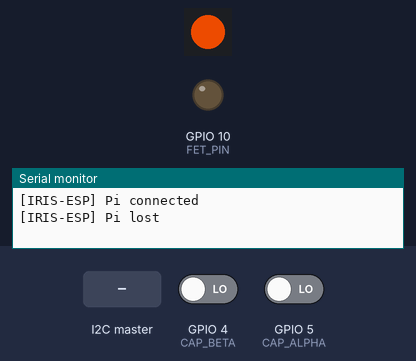
The sketch below on a simulated ESP32-S3. On the bench: 1 RGB LEDs in strip order, left to right, output pins drawn as LEDs (lit = HIGH), the last lines printed to the serial monitor. The inputs (shaded band) are chosen by the test bench; at power-on: GPIO 4 (CAP_BETA) LOW, GPIO 5 (CAP_ALPHA) LOW. Dim RGB values are drawn brighter than linear; the strip is taken to match the declared colour order.

Above: at 12.4 s.
12.5 s: the I2C master sends the byte 1
At 13.39 s:
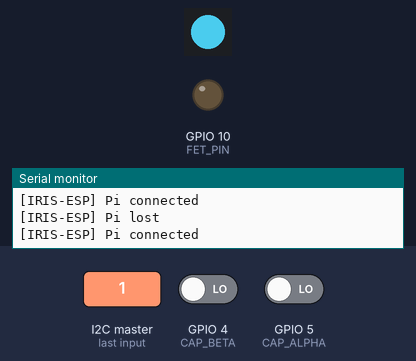
At 14.98 s:
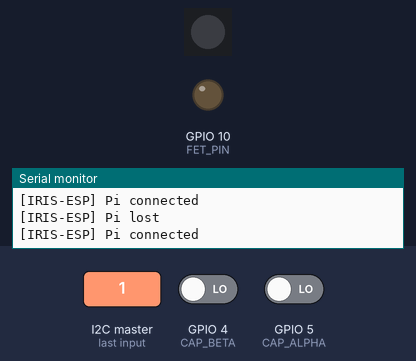
Timing chart, 0 to 22.0 s (numbered marks = the images above; inputs shaded):
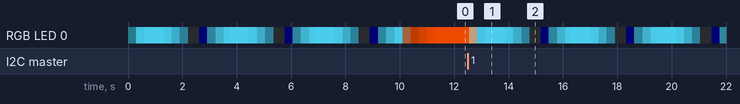

The sketch:

IRIS-ESP.ino
```cpp
#include <Wire.h>
#include <Adafruit_NeoPixel.h>
#include <IRremote.hpp>
#include <esp_task_wdt.h>

// ── Pin definitions ───────────────────────────────────────────────────────────
#define CAP_ALPHA   5
#define CAP_BETA    4
#define RGB_PIN     2
#define IR_RX_PIN   9
#define FET_PIN     10
#define IR_TX_PIN   21
#define I2C_SDA     6
#define I2C_SCL     7
#define I2C_ADDR    0x42

// ── Timing ────────────────────────────────────────────────────────────────────
#define DEBOUNCE_MS          35
#define HOLD_STEP_MS         10
#define CONNECTION_TIMEOUT_MS 10000 // Increased to 10s to survive Pi "Spawn" lag
#define WDT_TIMEOUT_S        5      // 5s Watchdog
#define FADE                 0.12f

Adafruit_NeoPixel rgb(1, RGB_PIN, NEO_RGB + NEO_KHZ800);

// ── Registers ─────────────────────────────────────────────────────────────────
volatile uint8_t  reg_r = 80, reg_g = 220, reg_b = 255, reg_mode = 1;
volatile uint8_t  reg_fet = 0, reg_ir_tx = 0;
volatile uint32_t last_i2c_ms = 0;
volatile uint8_t  reg_status = 0, reg_events = 0, reg_ir_rx = 0;
volatile uint8_t  reg_alpha_hold = 0, reg_beta_hold = 0;
volatile uint8_t  request_reg = 0x00;

float cur_r = 0, cur_g = 0, cur_b = 0;
float tgt_r = 0, tgt_g = 0, tgt_b = 0;
bool  was_connected = false;

// ── Debounce ──────────────────────────────────────────────────────────────────
struct Input {
    uint8_t pin;
    bool raw_last = false, stable = false, stable_prev = false;
    uint32_t last_change = 0, hold_start = 0;
    uint16_t hold_ms = 0;
};
Input alpha_btn { CAP_ALPHA };
Input beta_btn  { CAP_BETA  };

void updateInput(Input &in, uint32_t now) {
    bool raw = digitalRead(in.pin);
    if (raw != in.raw_last) { in.raw_last = raw; in.last_change = now; }
    if ((now - in.last_change) >= DEBOUNCE_MS) in.stable = raw;
    if (in.stable != in.stable_prev) {
        if (in.stable) in.hold_start = now;
        else in.hold_ms = 0;
        in.stable_prev = in.stable;
    }
    in.hold_ms = in.stable ? (uint16_t)(now - in.hold_start) : 0;
}

// ── I2C handlers ─────────────────────────────────────────────────────────────
void onReceive(int len) {
    if (!Wire.available()) return;
    last_i2c_ms = millis();

    uint8_t first_byte = Wire.read();
    // Register Guard: The only software fix we actually need
    request_reg = (first_byte > 0x0F) ? 0x00 : first_byte;

    while (Wire.available()) {
        uint8_t val = Wire.read();
        switch (request_reg) {
            case 0x01: reg_r = val; break;
            case 0x02: reg_g = val; break;
            case 0x03: reg_b = val; break;
            case 0x04: reg_mode = val; break;
            case 0x05: reg_fet = val; break;
            case 0x06: reg_ir_tx = val; break;
        }
        request_reg++;
    }
}

void onRequest() {
    switch (request_reg) {
        case 0x00: Wire.write(reg_status); break;
        case 0x07: Wire.write(reg_ir_rx); break;
        case 0x09: Wire.write(reg_events); reg_events = 0; break;
        default:   Wire.write(0x00); break;
    }
}

// ── Setup ─────────────────────────────────────────────────────────────────────
void setup() {
    Serial.begin(115200);

    // Watchdog: If the I2C hardware truly hangs the CPU, we reboot.
    // Watchdog: New v3.x syntax using the config struct
    esp_task_wdt_config_t twdt_config = {
        .timeout_ms = WDT_TIMEOUT_S * 1000,
        .idle_core_mask = (1 << portNUM_PROCESSORS) - 1,
        .trigger_panic = true,
    };
    esp_task_wdt_init(&twdt_config);
    esp_task_wdt_add(NULL);

    pinMode(CAP_ALPHA, INPUT_PULLDOWN);
    pinMode(CAP_BETA,  INPUT_PULLDOWN);
    pinMode(FET_PIN,   OUTPUT);
    analogWrite(FET_PIN, 0);

    Wire.setPins(I2C_SDA, I2C_SCL);
    // Setting 400kHz filter makes the ESP more tolerant of Pi speed jitter
    Wire.begin(I2C_ADDR, I2C_SDA, I2C_SCL, 400000);
    Wire.onReceive(onReceive);
    Wire.onRequest(onRequest);

    rgb.begin();
    rgb.setBrightness(200);
    rgb.show();

    IrReceiver.begin(IR_RX_PIN, DISABLE_LED_FEEDBACK);
    IrSender.begin(IR_TX_PIN);
    last_i2c_ms = millis();
}

// ── Loop ──────────────────────────────────────────────────────────────────────
void loop() {
    esp_task_wdt_reset(); // Feed the dog
    uint32_t now = millis();

    bool connected = (now - last_i2c_ms) < CONNECTION_TIMEOUT_MS;
    if (connected != was_connected) {
        Serial.println(connected ? "[IRIS-ESP] Pi connected" : "[IRIS-ESP] Pi lost");
        was_connected = connected;
    }

    // ── Inputs ────────────────────────────────────────────────────────────────
    bool alpha_prev = alpha_btn.stable, beta_prev = beta_btn.stable;
    updateInput(alpha_btn, now);
    updateInput(beta_btn,  now);

    uint8_t new_status = 0, new_events = 0;
    if (alpha_btn.stable) new_status |= 0x01;
    if (beta_btn.stable)  new_status |= 0x02;

    if (alpha_btn.stable && !alpha_prev) new_events |= 0x01;
    if (beta_btn.stable  && !beta_prev)  new_events |= 0x04;

    reg_status     = new_status;
    reg_events    |= new_events;
    reg_alpha_hold = (uint8_t)min((int)(alpha_btn.hold_ms / HOLD_STEP_MS), 255);
    reg_beta_hold  = (uint8_t)min((int)(beta_btn.hold_ms  / HOLD_STEP_MS), 255);

    // ── IR & FET ──────────────────────────────────────────────────────────────
    if (IrReceiver.decode()) { reg_ir_rx = IrReceiver.decodedIRData.command; IrReceiver.resume(); }
    if (reg_ir_tx != 0) { IrSender.sendNEC(0x00, reg_ir_tx, 0); reg_ir_tx = 0; }
    analogWrite(FET_PIN, reg_fet);

    // ── LED target ────────────────────────────────────────────────────────────
    if (!connected) {
        float b = (sinf((now / 1000.0f) * 1.2f) + 1.0f) / 2.0f;
        b = b * b * (3.0f - 2.0f * b);
        tgt_r = 255 * b; tgt_g = 80 * b; tgt_b = 0;
    } else {
        switch (reg_mode) {
            case 0: tgt_r = reg_r; tgt_g = reg_g; tgt_b = reg_b; break;
            case 1: {
                float b = (sinf(now * 0.002f) + 1.0f) / 2.0f;
                b = b * b * (3.0f - 2.0f * b);
                tgt_r = reg_r * b; tgt_g = reg_g * b; tgt_b = reg_b * b;
                break;
            }
            case 2: {
                bool on = ((now / 500) % 2) != 0;
                tgt_r = on ? reg_r : 0; tgt_g = on ? reg_g : 0; tgt_b = on ? reg_b : 0;
                break;
            }
            case 3: tgt_r = tgt_g = tgt_b = 0; break;
        }
    }

    cur_r += (tgt_r - cur_r) * FADE;
    cur_g += (tgt_g - cur_g) * FADE;
    cur_b += (tgt_b - cur_b) * FADE;

    static uint8_t lr, lg, lb;
    uint8_t or8 = (uint8_t)cur_r, og8 = (uint8_t)cur_g, ob8 = (uint8_t)cur_b;
    if (or8 != lr || og8 != lg || ob8 != lb) {
        rgb.setPixelColor(0, rgb.Color(or8, og8, ob8));
        rgb.show();
        lr = or8; lg = og8; lb = ob8;
    }
    delay(5);
}
```
